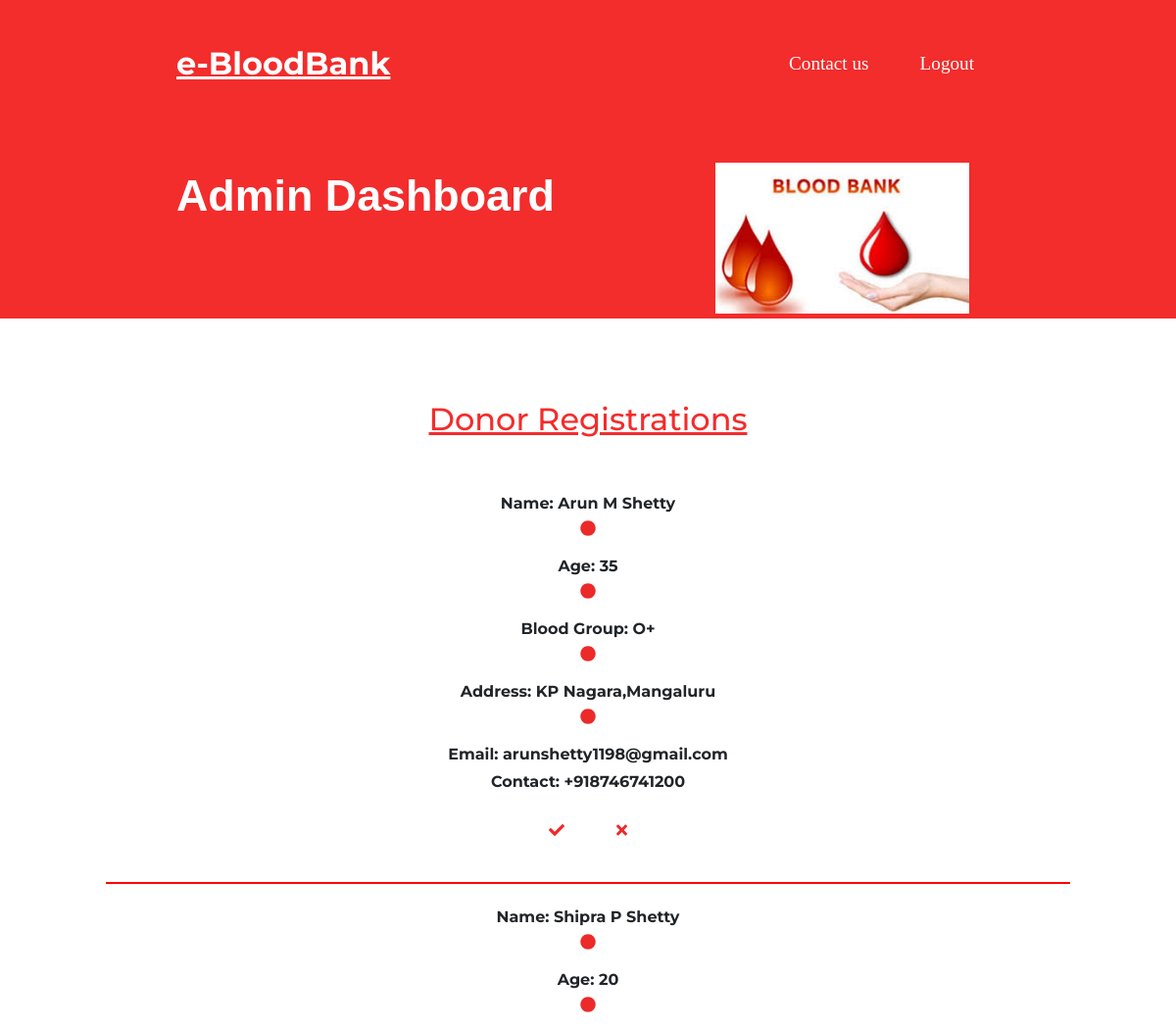
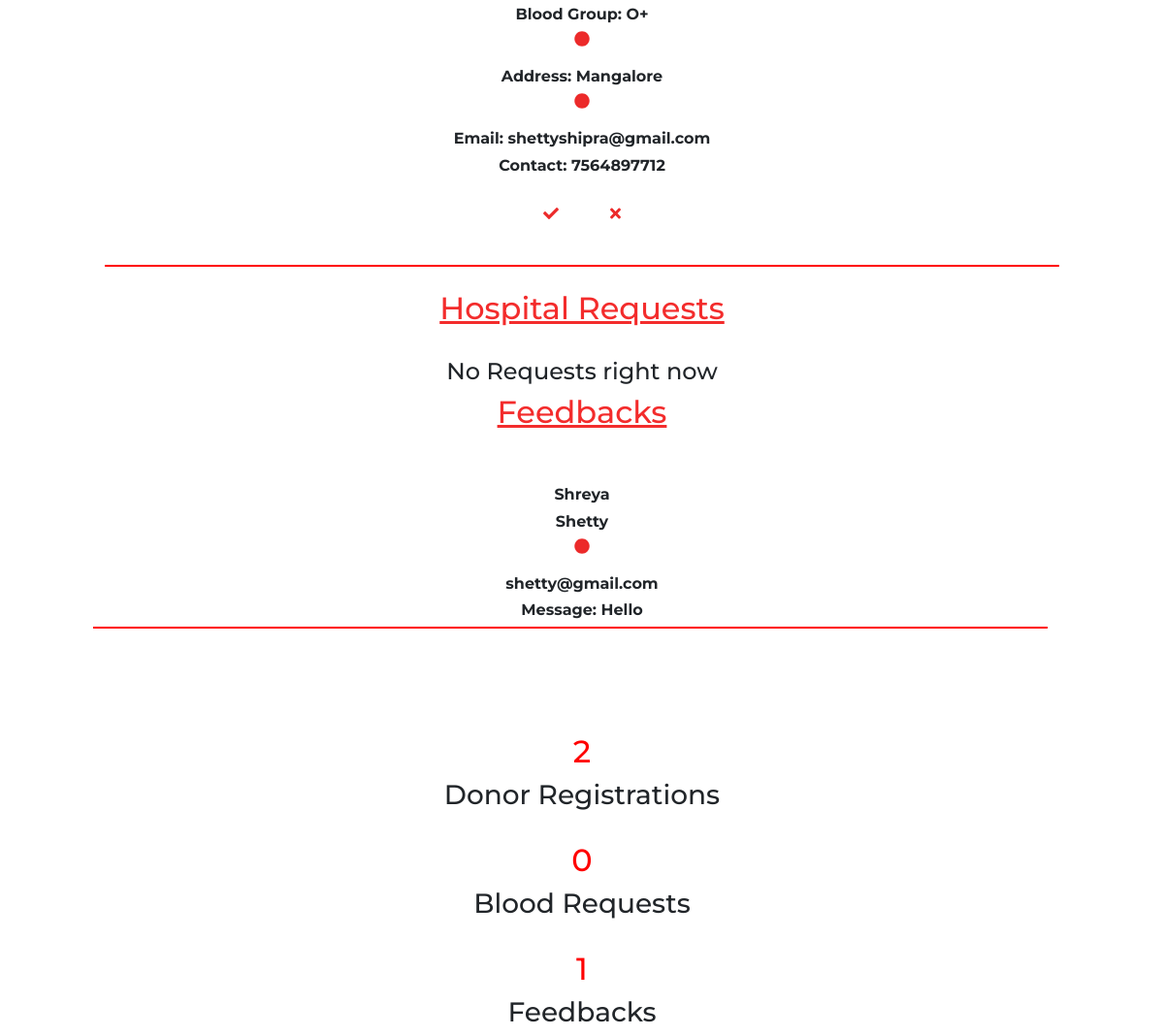
The app's page /admin.php with its own data (2 pictures, top to bottom).
### tables this page shows
create table blood_don
(
	fname varchar(30) not null,
	minit varchar(10) not null,
	lname varchar(20),
	age int not null,
	b_grp varchar(10) not null,
	don_id int not null AUTO_INCREMENT,
	address varchar(90) not null,
	contact varchar(15) not null,
	email varchar(50) not null,
	primary key(don_id)
);

CREATE TABLE feedback_table(msg_id int AUTO_INCREMENT, 
sender_fname varchar(20) NOT NULL, 
sender_lname varchar(20) NOT NULL, 
sender_mail varchar(60) NOT NULL,
sender_msg varchar(200) NOT NULL,
PRIMARY KEY(msg_id)
);

### admin.php (the view, shortened to what this page needs)
<!DOCTYPE html>
<html>
<head>
  <link href="https://cdn.jsdelivr.net/npm/bootstrap@5.2.0/dist/css/bootstrap.min.css" rel="stylesheet">
  <link rel="stylesheet" href="css/styles.css">
</head>
<body>
<div class="colored-section" id="title">
      <div class="container-fluid">
      <nav class="navbar navbar-expand-lg navbar-dark">
          <a class="navbar-brand"href="">e-BloodBank</a>
          <div class="collapse navbar-collapse"id="navbarTogglerDemo01">
              <ul class="navbar-nav ms-auto">
                  <li class="nav-item">
                      <a class="nav-link" href="http://localhost/dbms_bbms/contact.php">Contact us</a>
                  </li>
                  <li class="nav-item">
                        <a class="nav-link" href="http://localhost/dbms_bbms/index.php">Logout</a>
                  </li>
              </ul>
          </div>
      </nav>
      <div class="row">
        <div class="col-lg-6">
          <h4 class="big-heading">Admin Dashboard</h4>
        </div>
        <div class="col-lg-6 title-image-container">
          <img class="title-image" src="images/images.jfif" alt="blood">
        </div>
      </div>
      </div>
</div>
<?php
    $link = mysqli_connect("localhost", "root", "", "dbms_bbms");
    $sql = "SELECT * FROM blood_don";
    $sql1="SELECT * FROM feedback_table";
    $sql2 = "SELECT * FROM hospital";
    $registerNo=mysqli_num_rows(mysqli_query($link, $sql));
    $messagesNo=mysqli_num_rows(mysqli_query($link, "SELECT * FROM feedback_table"));
    $requestNo=mysqli_num_rows(mysqli_query($link, "SELECT * FROM hospital"));
?>
<section class="white-section">
            <div class="container-fluid" >
                    <h2 class="adm">Donor Registrations</h2><br><br>
                    <?php
                    if($result = mysqli_query($link, $sql)){
                        if(mysqli_num_rows($result) > 0){
                            while($row = mysqli_fetch_array($result))
                            {
                                echo "<div class=\"column\">\n";
                                echo "                            <table style=\"border: 1px red solid;\" <div class=\"row\">";
                                echo "                                     <h6><b>Name: ". $row['fname'] ." ". $row['minit'] ." ". $row['lname'] ."</h6>\n";
                                echo "                                    <i class=\"icon fas fa-circle\"></i></b>\t";
                                echo "                                    <h6><b>Age: ". $row['age'] ."</h6>\t";
                                echo "                                    <i class=\"icon fas fa-circle \"></i></b>\t";
                                echo "                                    <h6><b>Blood Group: ". $row['b_grp'] ."</h6>\t";
                                echo "                                    <i class=\"icon fas fa-circle \"></i></b>\t";
                                echo "                                    <h6><b>Address: ". $row['address'] ."</h6>\n";
                                echo "                                    <i class=\"icon fas fa-circle \"></i></b>\n";
                                echo "                                    <h6><b>Email: ". $row['email'] ."</h6><b>\n";
                                echo "                                    <h6><b>Contact: ". $row['contact'] ."</h6><b>\n";
                                echo "                                </div>\n";
                                echo "                            <br><div class=\"column\">\n";
                                echo "                                <b><i class=\"icon fas fa-check accept-reg\" title=\"Accept Registration\"></i></b> &nbsp &nbsp &nbsp &nbsp &nbsp <a href='deletereg.php?id=".$row['don_id']."'><i class=\"icon fas fa-times reject-reg\" title=\"Reject Registration\" color=\"rgb(243, 44, 44)\"></i></a>\n";
                                echo "                            </div><br>";
                                echo "                        </div>";
                                echo "                         <br>";
                             }
                        } else{
                            echo '<h4 class="no-annot">No Registrations</h4>';
                        }
                    } else{
                        echo "ERROR: Could not able to execute $sql. " . mysqli_error($link);
                    }
                    ?>
<h2 class="adm">Hospital Requests</h2><br>
<?php
if($result = mysqli_query($link, $sql2)){
                            if(mysqli_num_rows($result) > 0){
                                while($row = mysqli_fetch_array($result)){
                                    echo "<div class=\"row\">\n";
                                    echo "                            <table style=\"border: 1px red solid;\" <div class=\"row\">\n";
                                    echo "                                <div><br>\n";
                                    echo "                                    <h6><b>". $row['hname'] ."</h6>\n";
                                    echo "                                    <h6><b>". $row['cname'] ."</h6>\n";
                                    echo "                                    <h6><b>". $row['sname'] ."</h6>\n";
                                    echo "                                    <i class=\"icon fas fa-circle \"></i>\n";
                                    echo "                                    <h6><b>". $row['rname'] ."</h6>\n";
                                    echo "                                    <i class=\"icon fas fa-circle \"></i>\n";
                                    echo "                                    <h6><b>". $row['b_grp'] ."</h6>\n";
                                    echo "                                    <h6><b>". $row['bunits'] ."</h6>\n";
                                    echo "                                    <h6><b>". $row['email'] ."</h6>\n";
                                    echo "                                </div>\n";
                                    echo "                            <br><div class=\"column\">\n";
                                    echo "                                <b><i class=\"icon fas fa-check accept-reg\" title=\"Accept Request\"></i></b> &nbsp &nbsp &nbsp &nbsp &nbsp <a href='deletereq.php?id=".$row['h_id']."'><i class=\"icon fas fa-times reject-reg\" title=\"Reject Request\" color=\"rgb(243, 44, 44)\"></i></a>\n";
                                    echo "                            </div></table>\n";
                                    echo "                        </div><br>";
                                }
                                mysqli_free_result($result);
                            } else{
                                echo '<h4 class="no-annot">No Requests right now</h4>';
                            }
                        } else{
                            echo "ERROR: Could not able to execute $sql. " . mysqli_error($link);
                        }
                        ?>
<h2 class="adm">Feedbacks</h2><br>
<?php
if($result = mysqli_query($link, $sql1)){
                            if(mysqli_num_rows($result) > 0){
                                while($row = mysqli_fetch_array($result)){
                                    echo "<div class=\"row\">\n";
                                    echo "                            <table style=\"border: 1px red solid;\" <div class=\"row\">\n";
                                    echo "                                <div><br>\n";
                                    echo "                                    <h6><b>". $row['sender_fname'] ."</h6>\n";
                                    echo "                                    <h6><b>". $row['sender_lname'] ."</h6>\n";
                                    echo "                                    <i class=\"icon fas fa-circle \"></i>\n";
                                    echo "                                    <h6><b>". $row['sender_mail'] ."</h6>\n";
                                    echo "                                </div>\n";
                                    echo "                                <div>\n";
                                    echo "                                    <h6><b>Message:\n". $row['sender_msg'] ."</h6>\n";
                                    echo "                                </div>\n";
                                    echo "                            </div></table>\n";
                                    echo "                        </div><br>";
                                }
                            } else{
                                echo '<h4 class="no-annot">No Messages right now</h4>';
                            }
                        } else{
                            echo "ERROR: Could not able to execute $sql. " . mysqli_error($link);
                        }
                        ?>
</section>
    <div class="column">
    <h2 style="color: red"><?php echo $registerNo ?></h2>
                        <h3>Donor Registrations</h3><br>
    <h2 style="color: red"><?php echo $requestNo ?></h2>
                        <h3>Blood Requests</h3><br>
    <h2 style="color: red"><?php echo $messagesNo ?></h2>
                        <h3>Feedbacks</h3>
    </div>
</body>
</html>

### css/styles.css (style rules this page uses)
body { font-family: "Montserrat"; text-align: center; }
h1,h2,h3,h4,h5,h6 { font-family: "Montserrat"; }
.big-heading { font-family: "Montserrat-Black", sans-serif; font-size: 2.8rem; line-height: 1.5; font-weight: bold; }
.adm { color:rgb(243, 44, 44); text-decoration: underline; }
.container-fluid { padding:7% 10%; }
.colored-section { background-color: rgb(243, 44, 44); color: white; }
.white-section { background-color: white; }
.navbar { padding: 0 0 4.5rem; }
.navbar-brand { font-family: "Montserrat"; font-size: 2rem; font-weight: bold; text-decoration: underline; }
.nav-item { padding: 0 18px; }
.nav-link { font-size: 1.2rem; font-family: "Montserrat-Light"; color: white; }
#title .container-fluid { padding: 3% 15% 7%; text-align: left; }
.title-image { width: 60%; position: absolute; right:10%; top: 0.0005%; }
.title-image-container { position: relative; }
.icon { color:rgb(236, 42, 42); margin-bottom: 1rem; }

### records on screen
blood_don: fname "Arun", minit "M", lname "Shetty", age "35", b_grp "O+", address "KP Nagara,Mangaluru", email "arunshetty1198@gmail.com", contact "+918746741200"
blood_don: fname "Shipra", minit "P", lname "Shetty", age "20", b_grp "O+", address "Mangalore", email "shettyshipra@gmail.com", contact "7564897712"
feedback_table: sender_fname "Shreya", sender_lname "Shetty", sender_mail "shetty@gmail.com", sender_msg "Hello"

### other values on screen
$registerNo "2"
$requestNo "0"
$messagesNo "1"
